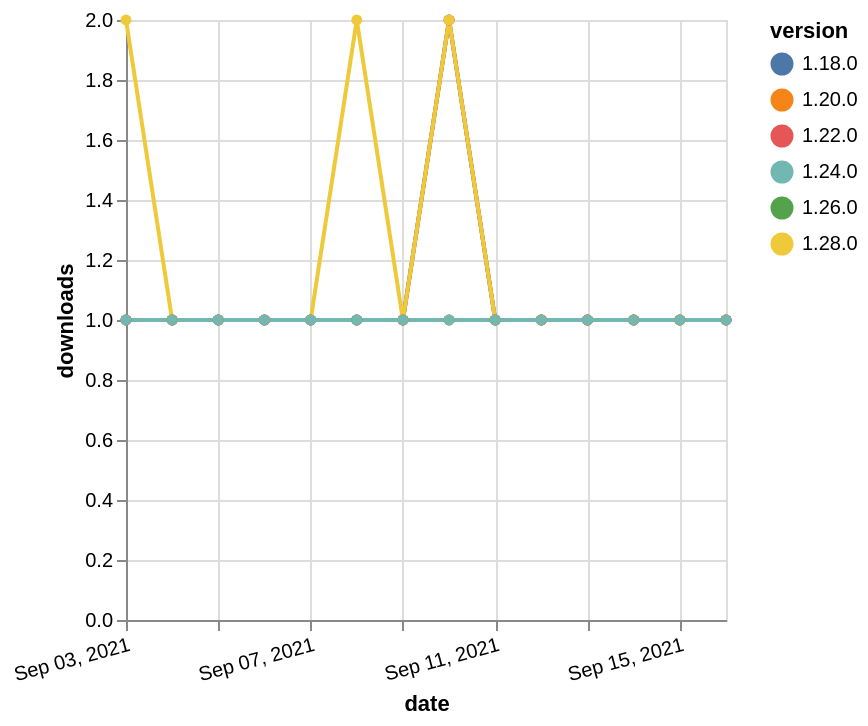

Express this chart as Vega-Lite.
### Vega-Lite specification from a JSON file in a GitHub repository (floating-point values rounded to 4 significant figures)
{"$schema": "https://vega.github.io/schema/vega-lite/v5.json", "description": "A simple bar chart with embedded data.", "data": {"values": [{"date": "2021-09-03", "total": 212, "delta": 1, "version": "1.18.0"}, {"date": "2021-09-04", "total": 213, "delta": 1, "version": "1.18.0"}, {"date": "2021-09-05", "total": 214, "delta": 1, "version": "1.18.0"}, {"date": "2021-09-06", "total": 215, "delta": 1, "version": "1.18.0"}, {"date": "2021-09-07", "total": 216, "delta": 1, "version": "1.18.0"}, {"date": "2021-09-08", "total": 217, "delta": 1, "version": "1.18.0"}, {"date": "2021-09-09", "total": 218, "delta": 1, "version": "1.18.0"}, {"date": "2021-09-10", "total": 220, "delta": 2, "version": "1.18.0"}, {"date": "2021-09-11", "total": 221, "delta": 1, "version": "1.18.0"}, {"date": "2021-09-12", "total": 222, "delta": 1, "version": "1.18.0"}, {"date": "2021-09-13", "total": 223, "delta": 1, "version": "1.18.0"}, {"date": "2021-09-14", "total": 224, "delta": 1, "version": "1.18.0"}, {"date": "2021-09-15", "total": 225, "delta": 1, "version": "1.18.0"}, {"date": "2021-09-16", "total": 226, "delta": 1, "version": "1.18.0"}, {"date": "2021-09-03", "total": 175, "delta": 1, "version": "1.22.0"}, {"date": "2021-09-04", "total": 176, "delta": 1, "version": "1.22.0"}, {"date": "2021-09-05", "total": 177, "delta": 1, "version": "1.22.0"}, {"date": "2021-09-06", "total": 178, "delta": 1, "version": "1.22.0"}, {"date": "2021-09-07", "total": 179, "delta": 1, "version": "1.22.0"}, {"date": "2021-09-08", "total": 180, "delta": 1, "version": "1.22.0"}, {"date": "2021-09-09", "total": 181, "delta": 1, "version": "1.22.0"}, {"date": "2021-09-10", "total": 183, "delta": 2, "version": "1.22.0"}, {"date": "2021-09-11", "total": 184, "delta": 1, "version": "1.22.0"}, {"date": "2021-09-12", "total": 185, "delta": 1, "version": "1.22.0"}, {"date": "2021-09-13", "total": 186, "delta": 1, "version": "1.22.0"}, {"date": "2021-09-14", "total": 187, "delta": 1, "version": "1.22.0"}, {"date": "2021-09-15", "total": 188, "delta": 1, "version": "1.22.0"}, {"date": "2021-09-16", "total": 189, "delta": 1, "version": "1.22.0"}, {"date": "2021-09-03", "total": 110, "delta": 2, "version": "1.28.0"}, {"date": "2021-09-04", "total": 111, "delta": 1, "version": "1.28.0"}, {"date": "2021-09-05", "total": 112, "delta": 1, "version": "1.28.0"}, {"date": "2021-09-06", "total": 113, "delta": 1, "version": "1.28.0"}, {"date": "2021-09-07", "total": 114, "delta": 1, "version": "1.28.0"}, {"date": "2021-09-08", "total": 116, "delta": 2, "version": "1.28.0"}, {"date": "2021-09-09", "total": 117, "delta": 1, "version": "1.28.0"}, {"date": "2021-09-10", "total": 119, "delta": 2, "version": "1.28.0"}, {"date": "2021-09-11", "total": 120, "delta": 1, "version": "1.28.0"}, {"date": "2021-09-12", "total": 121, "delta": 1, "version": "1.28.0"}, {"date": "2021-09-13", "total": 122, "delta": 1, "version": "1.28.0"}, {"date": "2021-09-14", "total": 123, "delta": 1, "version": "1.28.0"}, {"date": "2021-09-15", "total": 124, "delta": 1, "version": "1.28.0"}, {"date": "2021-09-16", "total": 125, "delta": 1, "version": "1.28.0"}, {"date": "2021-09-03", "total": 163, "delta": 1, "version": "1.26.0"}, {"date": "2021-09-04", "total": 164, "delta": 1, "version": "1.26.0"}, {"date": "2021-09-05", "total": 165, "delta": 1, "version": "1.26.0"}, {"date": "2021-09-06", "total": 166, "delta": 1, "version": "1.26.0"}, {"date": "2021-09-07", "total": 167, "delta": 1, "version": "1.26.0"}, {"date": "2021-09-08", "total": 168, "delta": 1, "version": "1.26.0"}, {"date": "2021-09-09", "total": 169, "delta": 1, "version": "1.26.0"}, {"date": "2021-09-10", "total": 170, "delta": 1, "version": "1.26.0"}, {"date": "2021-09-11", "total": 171, "delta": 1, "version": "1.26.0"}, {"date": "2021-09-12", "total": 172, "delta": 1, "version": "1.26.0"}, {"date": "2021-09-13", "total": 173, "delta": 1, "version": "1.26.0"}, {"date": "2021-09-14", "total": 174, "delta": 1, "version": "1.26.0"}, {"date": "2021-09-15", "total": 175, "delta": 1, "version": "1.26.0"}, {"date": "2021-09-16", "total": 176, "delta": 1, "version": "1.26.0"}, {"date": "2021-09-03", "total": 178, "delta": 1, "version": "1.20.0"}, {"date": "2021-09-04", "total": 179, "delta": 1, "version": "1.20.0"}, {"date": "2021-09-05", "total": 180, "delta": 1, "version": "1.20.0"}, {"date": "2021-09-06", "total": 181, "delta": 1, "version": "1.20.0"}, {"date": "2021-09-07", "total": 182, "delta": 1, "version": "1.20.0"}, {"date": "2021-09-08", "total": 183, "delta": 1, "version": "1.20.0"}, {"date": "2021-09-09", "total": 184, "delta": 1, "version": "1.20.0"}, {"date": "2021-09-10", "total": 185, "delta": 1, "version": "1.20.0"}, {"date": "2021-09-11", "total": 186, "delta": 1, "version": "1.20.0"}, {"date": "2021-09-12", "total": 187, "delta": 1, "version": "1.20.0"}, {"date": "2021-09-13", "total": 188, "delta": 1, "version": "1.20.0"}, {"date": "2021-09-14", "total": 189, "delta": 1, "version": "1.20.0"}, {"date": "2021-09-15", "total": 190, "delta": 1, "version": "1.20.0"}, {"date": "2021-09-16", "total": 191, "delta": 1, "version": "1.20.0"}, {"date": "2021-09-03", "total": 146, "delta": 1, "version": "1.24.0"}, {"date": "2021-09-04", "total": 147, "delta": 1, "version": "1.24.0"}, {"date": "2021-09-05", "total": 148, "delta": 1, "version": "1.24.0"}, {"date": "2021-09-06", "total": 149, "delta": 1, "version": "1.24.0"}, {"date": "2021-09-07", "total": 150, "delta": 1, "version": "1.24.0"}, {"date": "2021-09-08", "total": 151, "delta": 1, "version": "1.24.0"}, {"date": "2021-09-09", "total": 152, "delta": 1, "version": "1.24.0"}, {"date": "2021-09-10", "total": 153, "delta": 1, "version": "1.24.0"}, {"date": "2021-09-11", "total": 154, "delta": 1, "version": "1.24.0"}, {"date": "2021-09-12", "total": 155, "delta": 1, "version": "1.24.0"}, {"date": "2021-09-13", "total": 156, "delta": 1, "version": "1.24.0"}, {"date": "2021-09-14", "total": 157, "delta": 1, "version": "1.24.0"}, {"date": "2021-09-15", "total": 158, "delta": 1, "version": "1.24.0"}, {"date": "2021-09-16", "total": 159, "delta": 1, "version": "1.24.0"}]}, "width": "container", "mark": {"type": "line", "point": {"filled": true}}, "encoding": {"x": {"field": "date", "type": "temporal", "timeUnit": "yearmonthdate", "title": "date", "axis": {"labelAngle": -15}}, "y": {"field": "delta", "type": "quantitative", "title": "downloads"}, "color": {"field": "version", "type": "nominal"}, "tooltip": {"field": "delta"}}}
